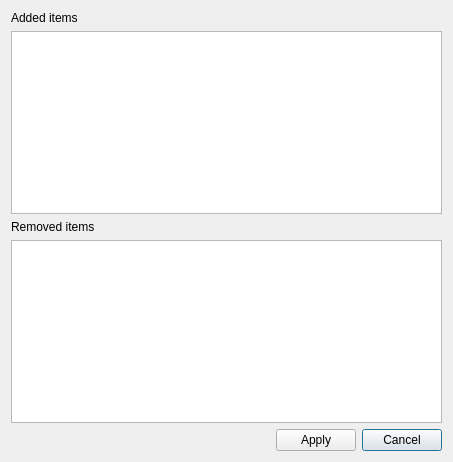
<?xml version="1.0" encoding="UTF-8"?>
<ui version="4.0">
 <class>Dialog</class>
 <widget class="QDialog" name="Dialog">
  <property name="geometry">
   <rect>
    <x>0</x>
    <y>0</y>
    <width>453</width>
    <height>462</height>
   </rect>
  </property>
  <property name="windowTitle">
   <string>Integrity checking</string>
  </property>
  <layout class="QGridLayout" name="gridLayout">
   <item row="4" column="0">
    <spacer name="horizontalSpacer">
     <property name="orientation">
      <enum>Qt::Horizontal</enum>
     </property>
     <property name="sizeHint" stdset="0">
      <size>
       <width>40</width>
       <height>20</height>
      </size>
     </property>
    </spacer>
   </item>
   <item row="1" column="0" colspan="3">
    <widget class="QListWidget" name="added_items"/>
   </item>
   <item row="0" column="0">
    <widget class="QLabel" name="label_added_items">
     <property name="text">
      <string>Added items</string>
     </property>
    </widget>
   </item>
   <item row="2" column="0" colspan="2">
    <widget class="QLabel" name="label_removed_items">
     <property name="text">
      <string>Removed items</string>
     </property>
    </widget>
   </item>
   <item row="3" column="0" colspan="3">
    <widget class="QListWidget" name="removed_items"/>
   </item>
   <item row="4" column="2">
    <widget class="QPushButton" name="push_button_cancel">
     <property name="text">
      <string>Cancel</string>
     </property>
    </widget>
   </item>
   <item row="4" column="1">
    <widget class="QPushButton" name="push_button_apply">
     <property name="text">
      <string>Apply</string>
     </property>
    </widget>
   </item>
  </layout>
 </widget>
 <resources/>
 <connections/>
</ui>
